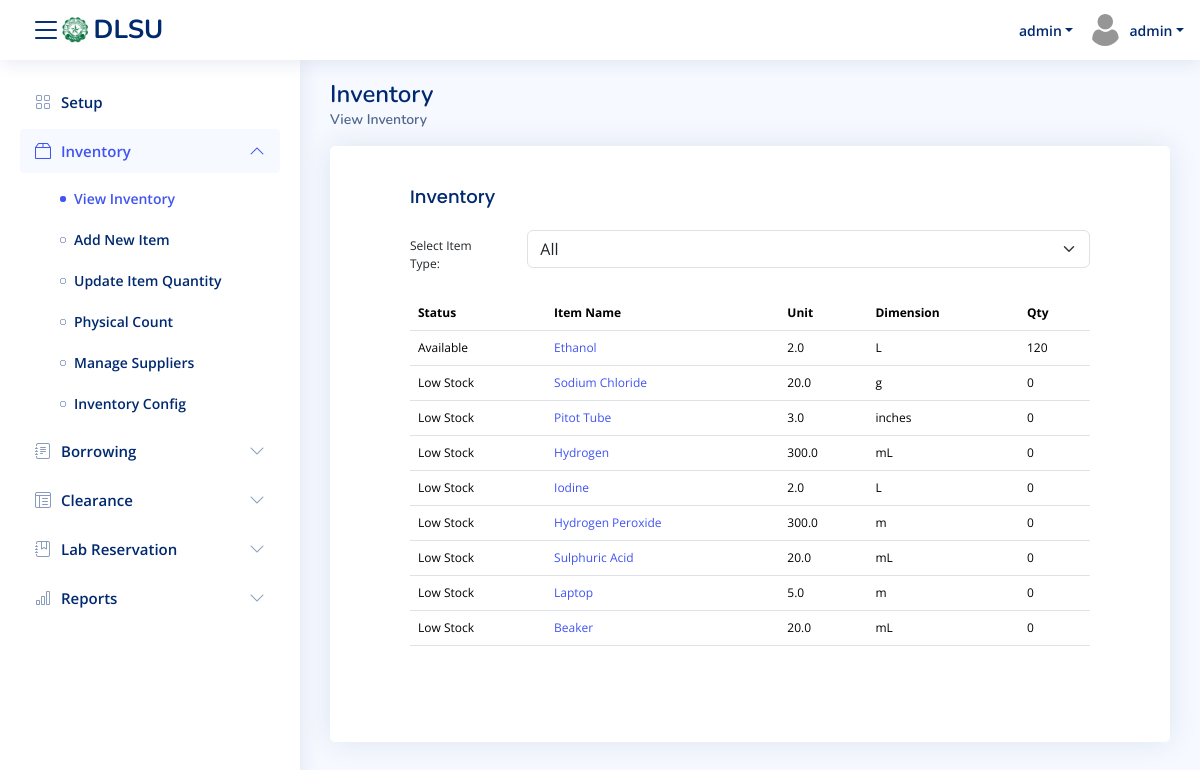
Screenshot of /inventory/ (signed in) with the database file from the repository.
### core/models.py (models this page shows, shortened)
class item_description(models.Model):
    item_id = models.AutoField(primary_key=True)
    laboratory = models.ForeignKey('Laboratory', on_delete=models.CASCADE, null=True, blank=True)
    item_name = models.CharField(max_length=45, null=True, blank=True)
    itemType = models.ForeignKey('item_types', on_delete=models.SET_NULL, null=True, blank=True)
    amount = models.FloatField(null=True, blank=True)
    dimension = models.CharField(max_length=10, null=True, blank=True)
    alert_qty = models.IntegerField(null=True, blank=True)
    add_cols = models.CharField(max_length=45, null=True, blank=True)
    rec_expiration = models.BooleanField(default=False)
    is_disabled = models.BooleanField(default=False)
    allow_borrow = models.BooleanField(default=False)

### core/views.py (the view)
# urls.py: path('inventory/', views.inventory_view, name='inventory_view'),
def inventory_view(request):
    if not request.user.is_authenticated:
        return redirect('userlogin')
    selected_laboratory_id = request.session.get('selected_lab')
    item_types_list = item_types.objects.filter(laboratory_id=selected_laboratory_id)
    selected_item_type = request.GET.get('item_type')
    if selected_item_type:
        inventory_items = item_description.objects.filter(
            itemType_id=selected_item_type,
            laboratory_id=selected_laboratory_id,
            is_disabled=0  # Only get items that are enabled
        ).annotate(total_qty=Sum('item_inventory__qty'))  # Calculate total quantity
        selected_item_type_instance = item_types.objects.get(pk=selected_item_type)
        add_cols = json.loads(selected_item_type_instance.add_cols)
    else:
        inventory_items = item_description.objects.filter(
            laboratory_id=selected_laboratory_id,
            is_disabled=0  # Only get items that are enabled
        ).annotate(total_qty=Sum('item_inventory__qty'))  # Calculate total quantity
        add_cols = []
    return render(request, 'mod_inventory/view_inventory.html', {
        'inventory_items': inventory_items,
        'item_types': item_types_list,
        'selected_item_type': int(selected_item_type) if selected_item_type else None,
        'add_cols': add_cols,
    })

### core/context_processors.py (called while the page is built)
def labs_context(request):
    return {
        'laboratories': laboratory.objects.filter(is_available=True),
        'selected_lab_name': request.session.get('selected_lab_name')
    }

### core/templates/mod_inventory/view_inventory.html (shortened to what this page needs)
{% extends 'temp_navbar.html' %}
{% load socialaccount inventory_extras %}
{% block content %}
  <div class="pagetitle">
    <h1>Inventory</h1>
    <nav>
      <ol class="breadcrumb">
        <li class="breadcrumb-item active">View Inventory</li>
      </ol>
    </nav>
  </div>
  <section class="section">
    <div class="row">
      <div class="col-lg-12">
        <div class="card">
          <div class="card-body">
            <h5 class="card-title">Inventory</h5>
            <form method="GET" id="itemTypeForm">
              <div class="row mb-3">
                <label for="item_type" class="col-sm-2 col-form-label">Select Item Type:</label>
                <div class="col-sm-10">
                  <select class="form-select" id="item_type" name="item_type" onchange="document.getElementById('itemTypeForm').submit()">
                    <option value="">All</option>
                  </select>
                </div>
              </div>
            </form>
            <table class="table datatable">
              <thead>
                <tr>
                  <th>Status</th>
                  <th>Item Name</th>
                  <th>Unit</th>
                  <th>Dimension</th>
                  <th>Qty</th>
                </tr>
              </thead>
              <tbody>
                {% for item in inventory_items %}
                <tr>
                  <td>{%if item.total_qty > item.alert_qty%}Available{%else%}Low Stock{%endif%}</td>
                  <td><a href="{% url 'inventory_itemDetails_view' item.item_id %}">{{ item.item_name }}</a></td>
                  <td>{{ item.amount }}</td>
                  <td>{{ item.dimension }}</td>
                  <td class="{% if item.total_qty > 0 %}qty-positive{% else %}qty-negative{% endif %}">
                    {{ item.total_qty }}
                  </td>
                </tr>
                {% empty %}
                <tr>
                  <td colspan="6">No items found.</td>
                </tr>
                {% endfor %}
              </tbody>
            </table>
          </div>
        </div>
      </div>
    </div>
  </section>
{% endblock %}

### core/templates/temp_navbar.html (shortened to what this page needs)
{% load static %}
<!DOCTYPE html>
<html lang="en">
<head>
  <link href="{% static 'assets/vendor/bootstrap/css/bootstrap.min.css' %}" rel="stylesheet">
  <link href="{% static 'assets/vendor/bootstrap-icons/bootstrap-icons.css' %}" rel="stylesheet">
  <link href="{% static 'assets/vendor/boxicons/css/boxicons.min.css' %}" rel="stylesheet">
  <link href="{% static 'assets/vendor/quill/quill.snow.css' %}" rel="stylesheet">
  <link href="{% static 'assets/vendor/quill/quill.bubble.css' %}" rel="stylesheet">
  <link href="{% static 'assets/vendor/remixicon/remixicon.css' %}" rel="stylesheet">
  <link href="{% static 'assets/vendor/simple-datatables/style.css' %}" rel="stylesheet">
  <link href="{% static 'assets/css/style.css' %}" rel="stylesheet">
  <link href="{% static 'assets/css/custom.css' %}" rel="stylesheet">
  <link href="https://cdn.jsdelivr.net/npm/select2@4.1.0-rc.0/dist/css/select2.min.css" rel="stylesheet" />
</head>
<body>
  <header id="header" class="header fixed-top d-flex align-items-center">
    <div class="d-flex align-items-center justify-content-between">
      <i class="bi bi-list toggle-sidebar-btn"></i>
      <a href="{%url 'home'%}" class="logo d-flex align-items-center">
        <img src="{% static 'assets/img/dlsu_logo.jpg' %}" alt="">
        <span class="d-none d-lg-block">DLSU</span>
      </a>
    </div>
    <nav class="header-nav ms-auto">
      <ul class="d-flex align-items-center">
<li class="nav-item dropdown pe-3">
  <a class="nav-link nav-profile d-flex align-items-center pe-0" href="#" data-bs-toggle="dropdown">
    <span class="d-none d-md-block dropdown-toggle ps-2">{{ selected_lab_name|default:"Choose Laboratory" }}</span>
  </a>
</li>
        <li class="nav-item dropdown pe-3">
          <a class="nav-link nav-profile d-flex align-items-center pe-0" href="#" data-bs-toggle="dropdown">
            <img src="{% static 'assets/img/user.png' %}" alt="Profile" class="rounded-circle">
            <span class="d-none d-md-block dropdown-toggle ps-2">{{ user.username }}</span>
          </a>
            </li>
          </ul>
    </nav>
  </header>
  <aside id="sidebar" class="sidebar">
    <ul class="sidebar-nav" id="sidebar-nav">
      <li class="nav-item">
        <a class="nav-link {% if request.resolver_match.url_name in 'superuser_setup' %}active{% else %}collapsed{% endif %}" href="{%url 'superuser_setup'%}">
          <i class="bi bi-grid"></i>
          <span>Setup</span>
        </a>
      </li>
      <li class="nav-item">
        <a class="nav-link {% if request.resolver_match.url_name in 'inventory_view inventory_addNewItem inventory_updateItem inventory_physicalCount inventory_manageSuppliers inventory_config' %}active{% else %}collapsed{% endif %}" data-bs-target="#inventory-nav" data-bs-toggle="collapse" href="#">
            <i class="bi bi-box2"></i><span>Inventory</span><i class="bi bi-chevron-down ms-auto"></i>
        </a>
        <ul id="inventory-nav" class="nav-content collapse {% if request.resolver_match.url_name in 'inventory_view inventory_addNewItem inventory_updateItem inventory_physicalCount inventory_manageSuppliers inventory_config' %}show{% endif %}" data-bs-parent="#sidebar-nav">
            <li>
                <a href="{% url 'inventory_view' %}" class="{% if request.resolver_match.url_name == 'inventory_view' %}active{% endif %}">
                    <i class="bi bi-circle"></i><span>View Inventory</span>
                </a>
            </li>
            <li>
                <a href="{% url 'inventory_addNewItem' %}" class="{% if request.resolver_match.url_name == 'inventory_addNewItem' %}active{% endif %}">
                    <i class="bi bi-circle"></i><span>Add New Item</span>
                </a>
            </li>
            <li>
                <a href="{% url 'inventory_updateItem' %}" class="{% if request.resolver_match.url_name == 'inventory_updateItem' %}active{% endif %}">
                    <i class="bi bi-circle"></i><span>Update Item Quantity</span>
                </a>
            </li>
            <li>
                <a href="{% url 'inventory_physicalCount' %}" class="{% if request.resolver_match.url_name == 'inventory_physicalCount' %}active{% endif %}">
                    <i class="bi bi-circle"></i><span>Physical Count</span>
                </a>
            </li>
            <li>
                <a href="{% url 'inventory_manageSuppliers' %}" class="{% if request.resolver_match.url_name == 'inventory_manageSuppliers' %}active{% endif %}">
                    <i class="bi bi-circle"></i><span>Manage Suppliers</span>
                </a>
            </li>
            <li>
                <a href="{% url 'inventory_config' %}" class="{% if request.resolver_match.url_name == 'inventory_config' %}active{% endif %}">
                    <i class="bi bi-circle"></i><span>Inventory Config</span>
                </a>
            </li>
        </ul>
    </li>
    <li class="nav-item">
        <a class="nav-link {% if request.resolver_match.url_name in 'borrowing_studentPrebook borrowing_studentWalkin' %}active{% else %}collapsed{% endif %}" data-bs-target="#borrow-nav" data-bs-toggle="collapse" href="#">
            <i class="bi bi-journal-text"></i><span>Borrowing</span><i class="bi bi-chevron-down ms-auto"></i>
        </a>
    </li>
      <li class="nav-item">
        <a class="nav-link collapsed" data-bs-target="#tables-nav" data-bs-toggle="collapse" href="#">
          <i class="bi bi-layout-text-window-reverse"></i><span>Clearance</span><i class="bi bi-chevron-down ms-auto"></i>
        </a>
      </li>
      <li class="nav-item">
        <a class="nav-link collapsed" data-bs-target="#reserve-nav" data-bs-toggle="collapse" href="#">
          <i class="bi bi-journal-bookmark"></i><span>Lab Reservation</span><i class="bi bi-chevron-down ms-auto"></i>
        </a>
      </li>
      <li class="nav-item">
        <a class="nav-link collapsed" data-bs-target="#icons-nav" data-bs-toggle="collapse" href="#">
          <i class="bi bi-bar-chart"></i><span>Reports</span><i class="bi bi-chevron-down ms-auto"></i>
        </a>
      </li>
  </aside>
  <main id="main" class="main">
      {% block content %}{% endblock %}
  </main>
</body>
</html>

### core/static/assets/css/style.css (style rules this page uses)
:root { scroll-behavior: smooth; }
body { font-family: "Open Sans", sans-serif; background: #f6f9ff; color: #444444; }
a { color: #4154f1; text-decoration: none; }
h1, h2, h3, h4, h5, h6 { font-family: "Nunito", sans-serif; }
#main { margin-top: 60px; padding: 20px 30px; transition: all 0.3s; }
.pagetitle { margin-bottom: 10px; }
.pagetitle h1 { font-size: 24px; margin-bottom: 0; font-weight: 600; color: #012970; }
.card { margin-bottom: 30px; border: none; border-radius: 5px; box-shadow: 0px 0 30px rgba(1, 41, 112, 0.1); }
.card-title { padding: 20px 0 15px 0; font-size: 18px; font-weight: 500; color: #012970; font-family: "Poppins", sans-serif; }
.card-body { padding: 0 20px 20px 20px; }
.breadcrumb { font-size: 14px; font-family: "Nunito", sans-serif; color: #899bbd; font-weight: 600; }
.breadcrumb .breadcrumb-item::before { color: #899bbd; }
.breadcrumb .active { color: #51678f; font-weight: 600; }
.logo { line-height: 1; }
@media (min-width: 1200px) { .logo { width: 280px; } }
.logo img { max-height: 26px; margin-right: 6px; }
.logo span { font-size: 26px; font-weight: 700; color: #012970; font-family: "Nunito", sans-serif; }
.header { transition: all 0.5s; z-index: 997; height: 60px; box-shadow: 0px 2px 20px rgba(1, 41, 112, 0.1); background-color: #fff; padding-left: 20px; }
.header .toggle-sidebar-btn { font-size: 32px; padding-left: 10px; cursor: pointer; color: #012970; }
.header-nav ul { list-style: none; }
.header-nav>ul { margin: 0; padding: 0; }
.header-nav .nav-profile { color: #012970; }
.header-nav .nav-profile img { max-height: 36px; }
.header-nav .nav-profile span { font-size: 14px; font-weight: 600; }
.sidebar { position: fixed; top: 60px; left: 0; bottom: 0; width: 300px; z-index: 996; transition: all 0.3s; padding: 20px; overflow-y: auto; scrollbar-width: thin; scrollbar-color: #aab7cf transparent; box-shadow: 0px 0px 20px rgba(1, 41, 112, 0.1); background-color: #fff; }
@media (min-width: 1200px) { #main, #footer { margin-left: 300px; } }
.sidebar-nav { padding: 0; margin: 0; list-style: none; }
.sidebar-nav li { padding: 0; margin: 0; list-style: none; }
.sidebar-nav .nav-item { margin-bottom: 5px; }
.sidebar-nav .nav-link { display: flex; align-items: center; font-size: 15px; font-weight: 600; color: #4154f1; transition: 0.3; background: #f6f9ff; padding: 10px 15px; border-radius: 4px; }
.sidebar-nav .nav-link i { font-size: 16px; margin-right: 10px; color: #4154f1; }
.sidebar-nav .nav-link.collapsed { color: #012970; background: #fff; }
.sidebar-nav .nav-link.collapsed i { color: #899bbd; }
.sidebar-nav .nav-link .bi-chevron-down { margin-right: 0; transition: transform 0.2s ease-in-out; }
.sidebar-nav .nav-link:not(.collapsed) .bi-chevron-down { transform: rotate(180deg); }
.sidebar-nav .nav-content { padding: 5px 0 0 0; margin: 0; list-style: none; }
.sidebar-nav .nav-content a { display: flex; align-items: center; font-size: 14px; font-weight: 600; color: #012970; transition: 0.3; padding: 10px 0 10px 40px; transition: 0.3s; }
.sidebar-nav .nav-content a i { font-size: 6px; margin-right: 8px; line-height: 0; border-radius: 50%; }
.sidebar-nav .nav-content a:hover, .sidebar-nav .nav-content a.active { color: #4154f1; }
.sidebar-nav .nav-content a.active i { background-color: #4154f1; }

### core/static/assets/css/custom.css (style rules this page uses)
.card-body { font-size:1vw }
.card-body { padding: 20px 80px 80px 80px; }

### rows the page displays
item_description: alert_qty "Available", item_name "Ethanol", amount "2.0", dimension "L", total_qty "120"
item_description: alert_qty "Low Stock", item_name "Sodium Chloride", amount "20.0", dimension "g", total_qty "0"
item_description: alert_qty "Low Stock", item_name "Pitot Tube", amount "3.0", dimension "inches", total_qty "0"
item_description: alert_qty "Low Stock", item_name "Hydrogen", amount "300.0", dimension "mL", total_qty "0"
item_description: alert_qty "Low Stock", item_name "Iodine", amount "2.0", dimension "L", total_qty "0"
item_description: alert_qty "Low Stock", item_name "Hydrogen Peroxide", amount "300.0", dimension "m", total_qty "0"
item_description: alert_qty "Low Stock", item_name "Sulphuric Acid", amount "20.0", dimension "mL", total_qty "0"
item_description: alert_qty "Low Stock", item_name "Laptop", amount "5.0", dimension "m", total_qty "0"
item_description: alert_qty "Low Stock", item_name "Beaker", amount "20.0", dimension "mL", total_qty "0"

### other values shown
{{ selected_lab_name|default:"Choose Laboratory" }} "admin"
{{ user.username }} "admin"
